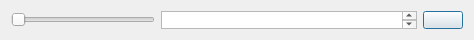
<?xml version="1.0" encoding="UTF-8"?>
<ui version="4.0">
 <class>PenOptions</class>
 <widget class="QDialog" name="PenOptions">
  <property name="geometry">
   <rect>
    <x>0</x>
    <y>0</y>
    <width>474</width>
    <height>40</height>
   </rect>
  </property>
  <property name="minimumSize">
   <size>
    <width>0</width>
    <height>40</height>
   </size>
  </property>
  <property name="maximumSize">
   <size>
    <width>16777215</width>
    <height>90</height>
   </size>
  </property>
  <property name="windowTitle">
   <string>Dialog</string>
  </property>
  <layout class="QVBoxLayout" name="verticalLayout">
   <item>
    <layout class="QHBoxLayout" name="horizontalLayout">
     <item>
      <widget class="QSlider" name="penSizeSlider">
       <property name="orientation">
        <enum>Qt::Horizontal</enum>
       </property>
      </widget>
     </item>
     <item>
      <widget class="QTextEdit" name="textEdit"/>
     </item>
     <item>
      <widget class="QPushButton" name="changeColorButton">
       <property name="text">
        <string/>
       </property>
      </widget>
     </item>
    </layout>
   </item>
  </layout>
 </widget>
 <resources/>
 <connections/>
</ui>
